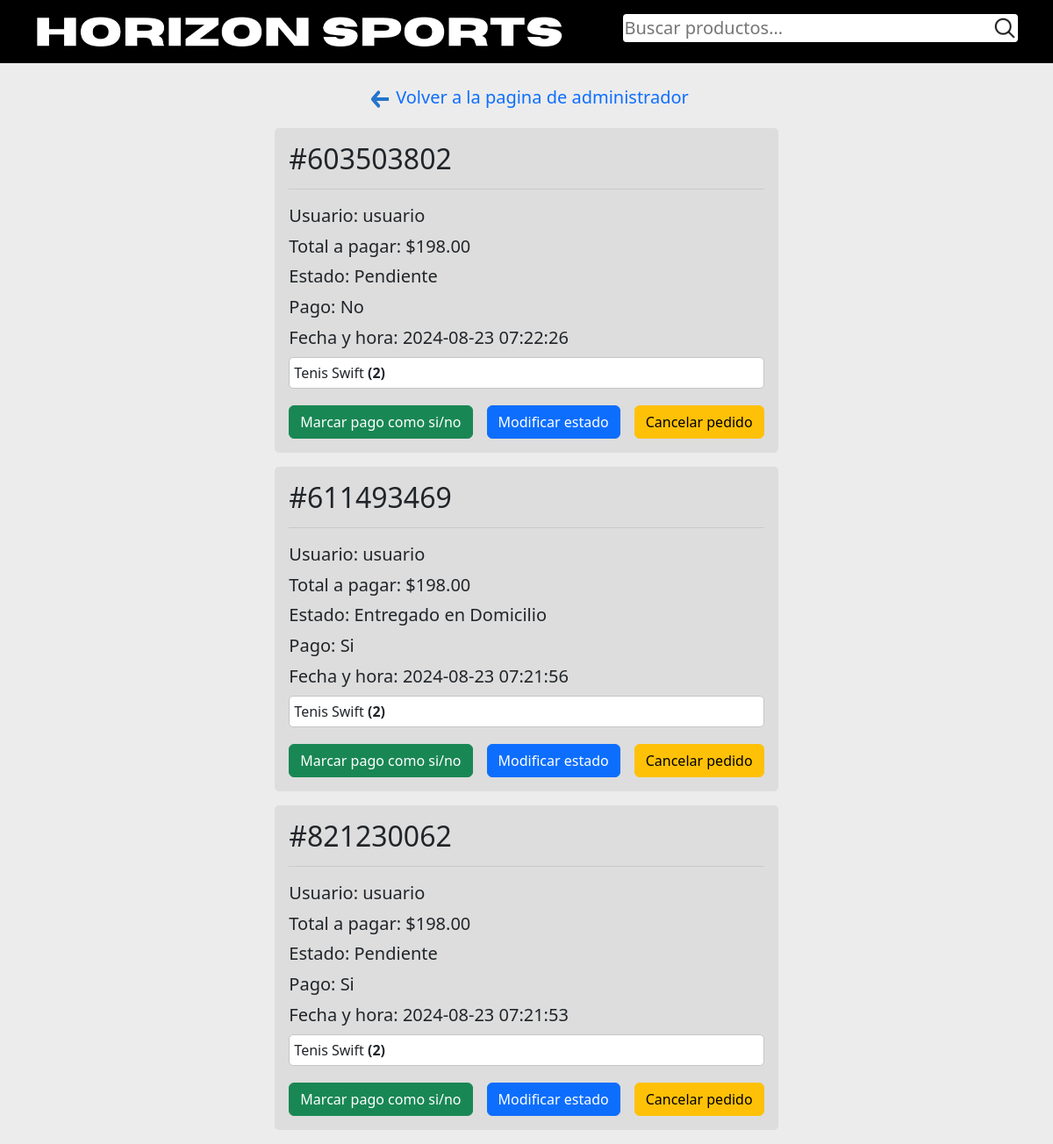
Page /pagina/admin/pedidos_admin/pedidos_admin.php (signed in) on the committed database.
### tables this page shows
CREATE TABLE IF NOT EXISTS `pedidos` (
  `id_pedido` bigint(11) NOT NULL,
  `id_usuario` int(11) NOT NULL,
  `total` decimal(10,2) NOT NULL,
  `estado` varchar(50) NOT NULL DEFAULT 'pendiente',
  `pago` varchar(100) NOT NULL DEFAULT 'si',
  `fecha` timestamp NOT NULL DEFAULT CURRENT_TIMESTAMP,
  PRIMARY KEY (`id_pedido`)
);

CREATE TABLE IF NOT EXISTS `usuarios` (
  `id_usuario` int(100) NOT NULL AUTO_INCREMENT,
  `nombre` varchar(50) NOT NULL,
  `email` text NOT NULL,
  `password` text NOT NULL,
  `permisos` varchar(20) NOT NULL,
  `domicilio` text NOT NULL,
  `codigo_postal` int(10) NOT NULL,
  `recibe` text NOT NULL,
  `telefono` varchar(20) NOT NULL,
  `DNI` int(50) NOT NULL,
  PRIMARY KEY (`id_usuario`)
);

CREATE TABLE IF NOT EXISTS `productos` (
  `id_productos` int(11) NOT NULL AUTO_INCREMENT,
  `nombre_producto` varchar(100) NOT NULL,
  `precio` int(50) NOT NULL,
  `descripcion` text NOT NULL,
  `categoria` varchar(50) NOT NULL,
  PRIMARY KEY (`id_productos`)
);

CREATE TABLE IF NOT EXISTS `detalles_pedido` (
  `id_pedido` bigint(11) NOT NULL,
  `id_productos` int(11) NOT NULL,
  `cantidad` int(11) NOT NULL,
  KEY `id_pedido` (`id_pedido`),
  KEY `id_productos` (`id_productos`)
);

### pagina/admin/pedidos_admin/pedidos_admin.php (the view, shortened to what this page needs)
<!DOCTYPE html>
<html lang="es">
<head>
    <link
        href="https://cdn.jsdelivr.net/npm/bootstrap@5.3.3/dist/css/bootstrap.min.css"
        rel="stylesheet"
 />
    <link href="https://fonts.cdnfonts.com/css/codec-pro" rel="stylesheet" />
    <link rel="stylesheet" href="pedidos_admin.css">
</head>
<body>
    <header
        class="d-flex justify-content-center align-items-center flex-column w-100 bg-black p-3 flex-lg-row justify-content-lg-around">
        <img src="../../imgs/horizonsports.png" alt="horizonsports" />
        <form
            action="../../busqueda.php"
            method="POST"
            class="d-flex justify-content-center align-items-center flex-row mb-2 rounded-1 w-100">
            <input type="search" name="buscar" placeholder="Buscar productos..." />
            <button class="rounded-5">
                <img src="../../imgs/lupa.png" alt="lupa.png" class="p-0 m-0" />
            </button>
        </form>
    </header>
    <a
        href="../pagina_admin.php"
        class="regresar m-3 mt-4 ps-2 gap-2 d-flex justify-content-center"><img src="../../imgs/flecha-reversa.png" alt="flechita" />
        <p class="p-0 m-0 mb-1">Volver a la pagina de administrador</p>
    </a>
    <?php
    include("../../conexion.php");
    $sql = "SELECT * FROM `pedidos`";
    $resultado = $conn->query($sql);
    if ($resultado->num_rows > 0) {
    ?>
        <div class="container d-flex justify-content-center align-items-center mt-3 mb-3 gap-3 flex-wrap">
            <?php
            while ($fila = $resultado->fetch_assoc()) {
                $id_pedido = $fila["id_pedido"];
                $id_usuario = $fila["id_usuario"];
                $total = $fila["total"];
                $estado = $fila["estado"];
                $pago = $fila["pago"];
                $fecha = $fila["fecha"];
                $sql_detalle = "SELECT id_productos, cantidad FROM `detalles_pedido` WHERE id_pedido = '$id_pedido'";
                $resultado_detalle = $conn->query($sql_detalle);
                if ($resultado_detalle->num_rows > 0) {
                    $sql_nombre = "SELECT nombre FROM `usuarios` WHERE id_usuario = '$id_usuario'";
                    $resultado_nombre = $conn->query($sql_nombre);
                    if ($resultado_nombre->num_rows > 0) {
                        while ($fila_nombre = $resultado_nombre->fetch_assoc()) {
                            $nombre = $fila_nombre['nombre'];
                        }
                    }
            ?>
                    <div class="pedido-card p-3">
                        <h2><?php echo htmlspecialchars("#" . $id_pedido); ?></h2>
                        <h5><?php echo htmlspecialchars("Usuario: " . $nombre); ?></h5>
                        <h5><?php echo htmlspecialchars("Total a pagar: $" . $total); ?></h5>
                        <h5><?php echo htmlspecialchars("Estado: " . $estado); ?></h5>
                        <h5><?php echo htmlspecialchars("Pago: " . $pago); ?></h5>
                        <h5><?php echo htmlspecialchars("Fecha y hora: " . $fecha); ?></h5>
                        <ul>
                            <?php
                            while ($fila_detalle = $resultado_detalle->fetch_assoc()) {
                                $id_productos = $fila_detalle['id_productos'];
                                $cantidad = $fila_detalle['cantidad'];
                                $sql_producto = "SELECT nombre_producto FROM `productos` WHERE id_productos = '$id_productos'";
                                $resultado_producto = $conn->query($sql_producto);
                                if ($resultado_producto->num_rows > 0) {
                                    while ($fila_producto = $resultado_producto->fetch_assoc()) {
                                        $nombre_producto = $fila_producto['nombre_producto'];
                            ?>
                                        <li><?php echo htmlspecialchars($nombre_producto) . " <b>(" . htmlspecialchars($cantidad) . ")</b>"; ?></li>
                            <?php
                                    }
                                }
                            }
                            ?>
                        </ul>
                        <div class="w-100 d-flex flex-row justify-content-center align-items-center mt-3 gap-3">
                            <a href="pago.php?id_pedido=<?php echo $id_pedido ?>&pago=<?php echo $pago ?>" class="btn btn-success w-auto">Marcar pago como si/no</a>
                            <a href="estado.php?id_pedido=<?php echo $id_pedido ?>" class="btn btn-primary w-auto">Modificar estado</a>
                            <a href="cancelar.php?id_pedido=<?php echo $id_pedido ?>" class="btn btn-warning w-auto">Cancelar pedido</a>
                        </div>
                    </div>
            <?php
                }
            }
            ?>
        </div>
    <?php
    } else {
    ?>
        <h1 class="text-center mt-5">No hay pedidos por administrar</h1>
    <?php
    }
    ?>
</body>
</html>

### pagina/admin/pedidos_admin/pedidos_admin.css (style rules this page uses)
body { background: rgb(236, 236, 236); font-family:'Segoe UI', Tahoma, Geneva, Verdana, sans-serif; }
header { gap: 20px; }
header img { width: 100%; max-width: 600px; }
header form { background: white; max-width: 450px; }
header form input { font-size: 20px; width: 100%; background: none; border: none; }
header form button { cursor: pointer; border: none; background: white; padding: 0; }
header form img { width: 30px; height: 30px; }
.regresar { text-decoration: none; }
.regresar p { font-size: 20px; }
.regresar img { padding: 0; margin: 0; width: 20px; }
.pedido-card { display: flex; flex-direction: column; justify-content: space-between; min-height: 370px; min-width: 400px; border-radius: 5px; background: rgb(221, 221, 221); }
.pedido-card h2 { border-bottom: 1px solid rgb(202, 202, 202); padding-bottom: 15px; margin-bottom: 15px; }
.pedido-card ul { list-style: none; background: white; border-radius: 5px; border: 1px solid rgb(197, 197, 197); margin: 0; padding: 5px; }

### rows in the picture
pedidos: id_pedido "#603503802", id_usuario.nombre "Usuario: usuario", total "Total a pagar: $198.00", estado "Estado: Pendiente", pago "Pago: No", fecha "Fecha y hora: 2024-08-23 07:22:26"
detalles_pedido: cantidad "2"
productos: nombre_producto "Tenis Swift"
pedidos: id_pedido "#611493469", id_usuario.nombre "Usuario: usuario", total "Total a pagar: $198.00", estado "Estado: Entregado en Domicilio", pago "Pago: Si", fecha "Fecha y hora: 2024-08-23 07:21:56"
detalles_pedido: cantidad "2"
pedidos: id_pedido "#821230062", id_usuario.nombre "Usuario: usuario", total "Total a pagar: $198.00", estado "Estado: Pendiente", pago "Pago: Si", fecha "Fecha y hora: 2024-08-23 07:21:53"
detalles_pedido: cantidad "2"
